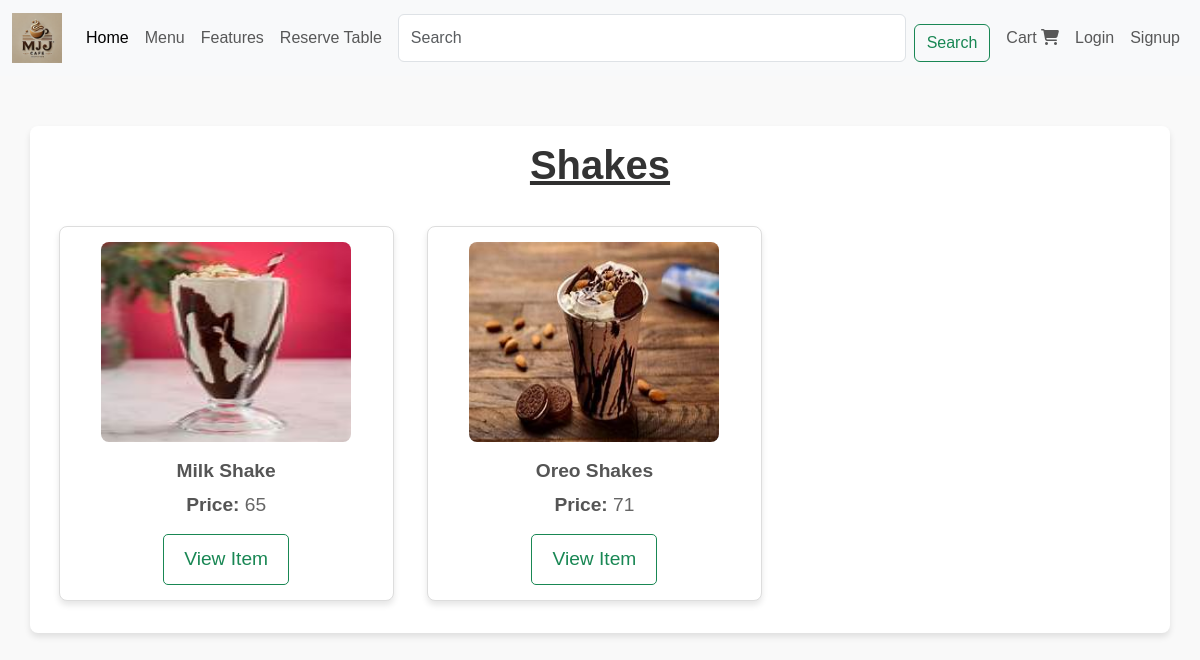
/ShakeS, run on the app's committed database.
### cafe/models.py (models this page shows, shortened)
class Shakes(models.Model):
    title=models.CharField(max_length=100)
    image=models.ImageField(upload_to='image/')
    price=models.IntegerField()
    description=models.TextField(default="Drink The Shake")
    available=models.BooleanField()

### cafe/views.py (the view)
# urls.py: path('ShakeS',views.ShakeS,name='ShakeS'),
def ShakeS(request):
    s=Shakes.objects.all()
    return render(request,'shakes.html',{'s':s})

### templates/shakes.html (shortened to what this page needs)
{% load static %}
<!DOCTYPE html>
<html lang="en">
<head>
    <link href="https://cdn.jsdelivr.net/npm/bootstrap@5.3.3/dist/css/bootstrap.min.css" rel="stylesheet">
    <link href="{% static 'images/css/home.css' %}" rel="stylesheet">
    <link href="{% static 'images/css/menu.css' %}" rel="stylesheet">
</head>
{% include 'nav.html' %}
<body>
   <div class="container">
    <h1>Shakes</h1>
       {% for i in s %}
           <div class="item">
            <img src="{{ i.image.url }}" alt="coffee" width="250px" height="200px" class="img"><br>
            <p class="item-title"><b>{{ i.title }}</b></p>
            <p class="item-title"><b>Price: </b>{{ i.price }}</p>
            <a href="{% url 'shakes' i.id  %}" class="btn btn-outline-success">View Item</a>
           </div>
       {% endfor %}
    </div>
</body>
</html>

### static/images/css/home.css (style rules this page uses)
body { font-family: 'Arial', sans-serif; margin: 0; padding: 0; background-color: #f9f9f9; }
.container { text-align: center; margin: 50px auto; }
.container h1 { font-size: 2.5rem; margin-bottom: 20px; color: #333; }
.container p { font-size: 1.2rem; color: #666; margin: 5px 0; }
.container .btn { font-size: 1.2rem; padding: 10px 20px; border-radius: 5px; }

### static/images/css/menu.css (style rules this page uses)
body { font-family: 'Arial', sans-serif; background-color: #f9f9f9; margin: 0; padding: 0; }
.container { max-width: 1200px; margin-left: 100px; padding: 15px; background: #ffffff; box-shadow: 0px 4px 6px rgba(0, 0, 0, 0.1); border-radius: 8px; }
.container h1 { text-align: center; margin-bottom: 30px; color: #322e2e; font-size: 2.5rem; font-weight: bold; text-decoration: underline rgb(48, 47, 47); }
.item { width: 30%; float: left; padding: 15px; margin: 1.5%; background: #fff; border: 1px solid #ddd; border-radius: 8px; text-align: center; box-shadow: 0px 4px 6px rgba(0, 0, 0, 0.1); transition: transform 0.3s ease, box-shadow 0.3s ease; }
.item img { border-radius: 8px; margin-bottom: 10px; }
.item-title { font-size: 1.2rem; color: #333; margin-bottom: 10px; }
.item p b { color: #555; }
.btn { margin-top: 10px; padding: 10px 20px; font-size: 1rem; color: #fff; background-color: #28a745; border: none; border-radius: 5px; text-decoration: none; transition: background-color 0.3s ease, transform 0.2s ease; }
.container::after { content: ""; display: table; clear: both; }

### data on the page
Shakes: image (picture), title "Milk Shake", price "65"
Shakes: image (picture), title "Oreo Shakes", price "71"
